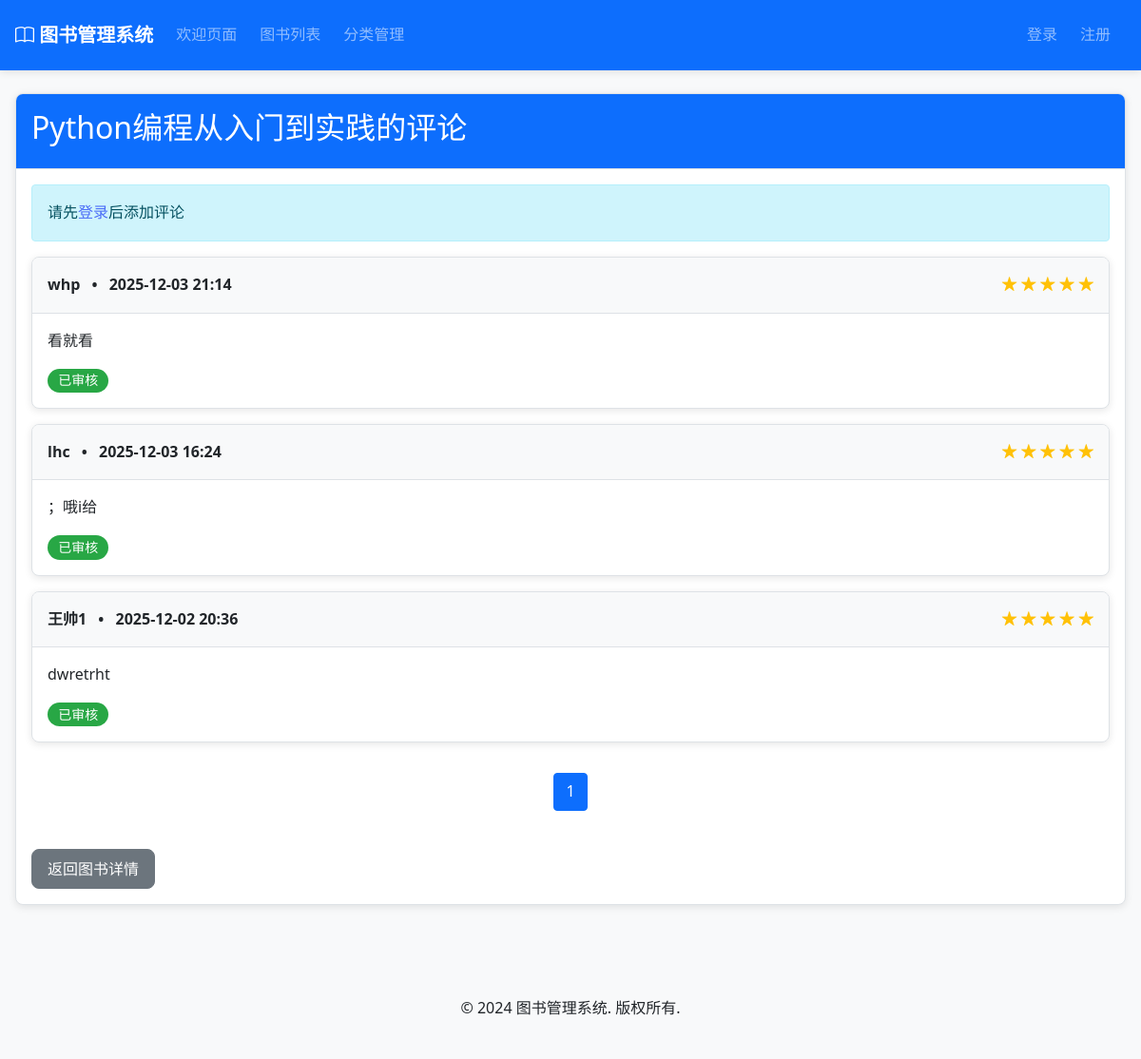
The app's page /reviews/book/2/ with its own data.
### books/models.py (models this page shows, shortened)
class Book(models.Model):
    STATUS_CHOICES = [
        ('available', '可借阅'),
        ('borrowed', '已借出'),
        ('maintenance', '维护中'),
        ('lost', '丢失'),
    ]
    title = models.CharField(max_length=200, verbose_name='书名')
    author = models.CharField(max_length=100, verbose_name='作者')
    isbn = models.CharField(max_length=20, unique=True, verbose_name='ISBN')
    publisher = models.CharField(max_length=100, blank=True, null=True, verbose_name='出版社')
    publication_date = models.DateField(blank=True, null=True, verbose_name='出版日期')
    category = models.ForeignKey(Category, on_delete=models.PROTECT, null=True, blank=True, verbose_name='分类')
    description = models.TextField(blank=True, null=True, verbose_name='描述')
    cover_image = models.ImageField(upload_to='book_covers/', blank=True, null=True, verbose_name='封面图片')
    total_copies = models.PositiveIntegerField(default=1, verbose_name='总册数')
    available_copies = models.PositiveIntegerField(default=1, verbose_name='可借册数')
    location = models.CharField(max_length=50, blank=True, null=True, verbose_name='书架位置')
    status = models.CharField(max_length=20, choices=STATUS_CHOICES, default='available', verbose_name='状态')
    created_at = models.DateTimeField(auto_now_add=True, verbose_name='创建时间')
    updated_at = models.DateTimeField(auto_now=True, verbose_name='更新时间')
    class Meta:
        verbose_name = '图书'
        verbose_name_plural = '图书'

### reviews/models.py (models this page shows, shortened)
class Review(models.Model):
    RATING_CHOICES = [
        (5, '⭐⭐⭐⭐⭐'),
        (4, '⭐⭐⭐⭐'),
        (3, '⭐⭐⭐'),
        (2, '⭐⭐'),
        (1, '⭐'),
    ]
    user = models.ForeignKey(User, on_delete=models.CASCADE, verbose_name='评论用户')
    book = models.ForeignKey(Book, on_delete=models.CASCADE, verbose_name='评论图书')
    rating = models.IntegerField(choices=RATING_CHOICES, verbose_name='评分')
    comment = models.TextField(verbose_name='评论内容')
    is_approved = models.BooleanField(default=True, verbose_name='是否审核通过')
    created_at = models.DateTimeField(auto_now_add=True, verbose_name='创建时间')
    updated_at = models.DateTimeField(auto_now=True, verbose_name='更新时间')
    class Meta:
        verbose_name = '书评'
        verbose_name_plural = '书评'
        ordering = ['-created_at']
        unique_together = ['user', 'book']

### accounts/models.py (models this page shows, shortened)
class CustomUser(AbstractUser):
    ROLE_CHOICES = [
        ('admin', '管理员'),
        ('user', '普通用户'),
    ]
    role = models.CharField(max_length=10, choices=ROLE_CHOICES, default='user', verbose_name='角色')
    phone = models.CharField(max_length=20, blank=True, null=True, verbose_name='电话')
    address = models.TextField(blank=True, null=True, verbose_name='地址')
    birth_date = models.DateField(blank=True, null=True, verbose_name='出生日期')
    created_at = models.DateTimeField(auto_now_add=True, verbose_name='创建时间')
    updated_at = models.DateTimeField(auto_now=True, verbose_name='更新时间')
    class Meta:
        verbose_name = '用户'
        verbose_name_plural = '用户'

### reviews/views.py (the view)
# urls.py: path('book/<int:book_id>/', views.book_reviews, name='book_reviews'),
def book_reviews(request, book_id):
    from books.models import Book
    book = get_object_or_404(Book, id=book_id)
    reviews = Review.objects.filter(book=book, is_approved=True).order_by('-created_at')
    paginator = Paginator(reviews, 10)
    page_number = request.GET.get('page')
    page_obj = paginator.get_page(page_number)
    user_review = None
    if request.user.is_authenticated:
        user_review = Review.objects.filter(book=book, user=request.user).first()
    return render(request, 'reviews/book_reviews.html', {
        'book': book,
        'page_obj': page_obj,
        'user_review': user_review
    })

### templates/reviews/book_reviews.html (shortened to what this page needs)
{% extends 'base.html' %}
{% block content %}
<div class="container my-4">
    <div class="card mb-4">
        <div class="card-header bg-primary text-white">
            <h2>{{ book.title }}的评论</h2>
        </div>
        <div class="card-body">
            {% if user.is_authenticated %}
                {% if not user_review %}
                <a href="{% url 'reviews:create_review' book.id %}" class="btn btn-primary mb-4">添加评论</a>
                {% else %}
                <div class="alert alert-info" role="alert">
                    您已经评论过这本书了：
                    <a href="{% url 'reviews:edit_review' user_review.id %}" class="btn btn-sm btn-primary">编辑</a>
                    <a href="{% url 'reviews:delete_review' user_review.id %}" class="btn btn-sm btn-danger">删除</a>
                </div>
                {% endif %}
            {% else %}
            <div class="alert alert-info" role="alert">
                请先<a href="{% url 'accounts:login' %}">登录</a>后添加评论
            </div>
            {% endif %}
            {% if page_obj %}
            <div class="review-list">
                {% for review in page_obj %}
                <div class="card mb-3">
                    <div class="card-header">
                        <div class="d-flex justify-content-between align-items-center">
                            <div>
                                <strong>{{ review.user.username }}</strong>
                                <span class="mx-2">•</span>
                                <span>{{ review.created_at|date:"Y-m-d H:i" }}</span>
                            </div>
                            <div>
                                {% for i in "12345"|make_list %}
                                {% if forloop.counter <= review.rating %}
                                <span class="text-warning">★</span>
                                {% else %}
                                <span class="text-gray-300">☆</span>
                                {% endif %}
                                {% endfor %}
                            </div>
                        </div>
                    </div>
                    <div class="card-body">
                        <p class="card-text">{{ review.comment }}</p>
                        {% if review.is_approved %}
                        <span class="badge badge-success">已审核</span>
                        {% else %}
                        <span class="badge badge-warning">待审核</span>
                        {% endif %}
                    </div>
                </div>
                {% endfor %}
            </div>
            <nav aria-label="Page navigation">
                <ul class="pagination justify-content-center">
                    {% for num in page_obj.paginator.page_range %}
                    {% if page_obj.number == num %}
                    <li class="page-item active"><span class="page-link">{{ num }}</span></li>
                    {% else %}
                    <li class="page-item"><a class="page-link" href="?page={{ num }}">{{ num }}</a></li>
                    {% endif %}
                    {% endfor %}
                </ul>
            </nav>
            {% else %}
            <div class="alert alert-info" role="alert">
                暂无评论
            </div>
            {% endif %}
            <a href="{% url 'books:book_detail' book.id %}" class="btn btn-secondary mt-4">返回图书详情</a>
        </div>
    </div>
</div>
{% endblock %}

### static/css/style.css (style rules this page uses)
:root { --primary-color: #4a6cf7; --primary-hover: #3a56e0; --secondary-color: #6c757d; --success-color: #28a745; --danger-color: #dc3545; --warning-color: #ffc107; --info-color: #17a2b8; --bg-light: #f8f9fa; --bg-white: #ffffff; --text-dark: #212529; --text-muted: #6c757d; --text-light: #ffffff; --border-color: #dee2e6; --border-radius: 8px; --box-shadow: 0 2px 8px rgba(0, 0, 0, 0.1); --box-shadow-hover: 0 8px 20px rgba(0, 0, 0, 0.15); --spacing-xs: 0.25rem; --spacing-sm: 0.5rem; --spacing-md: 1rem; --spacing-lg: 1.5rem; --spacing-xl: 2rem; --spacing-xxl: 3rem; --font-size-xs: 0.75rem; --font-size-sm: 0.875rem; --font-size-md: 1rem; --font-size-lg: 1.125rem; --font-size-xl: 1.25rem; --font-size-xxl: 1.5rem; --font-size-xxxl: 2.5rem; --transition-fast: 0.2s; --transition-normal: 0.3s; --transition-slow: 0.5s; }
* { margin: 0; padding: 0; box-sizing: border-box; }
body { font-family: 'Segoe UI', Roboto, 'Helvetica Neue', Arial, sans-serif; font-size: var(--font-size-md); line-height: 1.6; color: var(--text-dark); background-color: var(--bg-light); }
a { color: var(--primary-color); text-decoration: none; transition: color var(--transition-fast) ease; }
.container { max-width: 1200px; margin: 0 auto; padding: 0 var(--spacing-md); }
.btn { display: inline-block; font-weight: 500; text-align: center; vertical-align: middle; cursor: pointer; border: 1px solid transparent; padding: 0.5rem 1rem; font-size: var(--font-size-md); line-height: 1.5; border-radius: var(--border-radius); transition: all var(--transition-fast) ease; text-decoration: none; }
.btn-secondary { background-color: var(--secondary-color); border-color: var(--secondary-color); color: var(--text-light); }
.card { background-color: var(--bg-white); border: 1px solid var(--border-color); border-radius: var(--border-radius); box-shadow: var(--box-shadow); overflow: hidden; transition: all var(--transition-normal) ease; }
.card-header { padding: var(--spacing-md); background-color: var(--bg-light); border-bottom: 1px solid var(--border-color); font-weight: 600; }
.card-body { padding: var(--spacing-md); }
.badge { display: inline-block; padding: 0.4em 0.8em; font-size: var(--font-size-sm); font-weight: 500; line-height: 1; text-align: center; white-space: nowrap; vertical-align: baseline; border-radius: 20px; transition: all var(--transition-fast) ease; }
.badge-success { background-color: var(--success-color); color: var(--text-light); }
.pagination { display: flex; justify-content: center; margin-top: var(--spacing-xl); padding-left: 0; list-style: none; border-radius: var(--border-radius); }

### records on screen
Book: title "Python编程从入门到实践"
Review: user.username "whp", created_at "2025-12-03 21:14", rating 5 (drawn), comment "看就看", is_approved "已审核"
Review: user.username "lhc", created_at "2025-12-03 16:24", rating 5 (drawn), comment "；哦i给", is_approved "已审核"
Review: user.username "王帅1", created_at "2025-12-02 20:36", rating 5 (drawn), comment "dwretrht", is_approved "已审核"

### other values on screen
{{ num }} "1"
